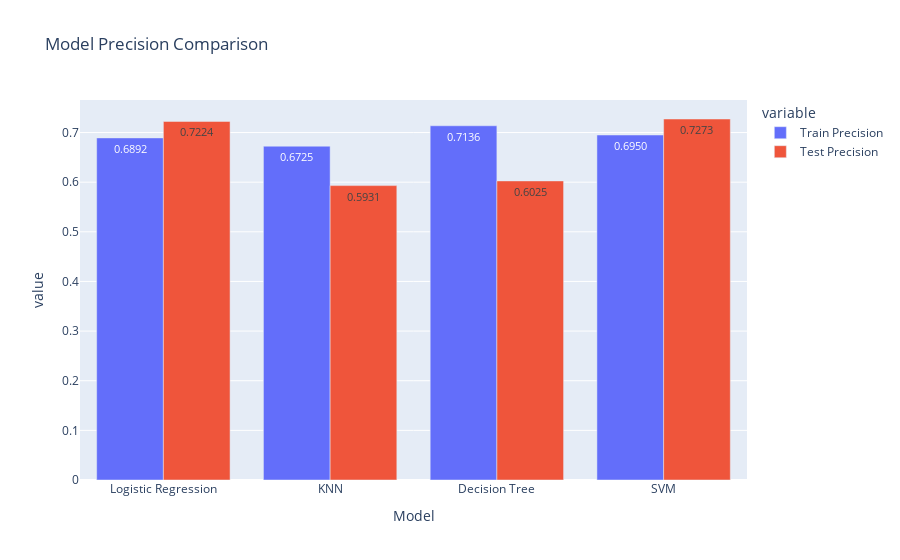

This figure's notebook cell:
### Markdown cell above
* The model achieving highest accuracy for both test and train is Logistic Regression

### Code cell
fig = px.bar(final_results_df, x = 'Model', y =['Train Precision', 'Test Precision'], barmode='group', text_auto='.4f', title = 'Model Precision Comparison')
fig.update_traces(textfont_size=11, textangle=0, cliponaxis=False)
fig.write_image("images/final_precision_comparison.png")
fig.show()

### Figure 1 — Plotly figure (JSON) as saved in the notebook; plotly's stock layout.template omitted (floating-point values rounded to 4 significant figures)
{"data": [{"alignmentgroup": "True", "cliponaxis": false, "hovertemplate": "variable=Train Precision<br>Model=%{x}<br>value=%{y}<extra></extra>", "legendgroup": "Train Precision", "marker": {"color": "#636efa", "pattern": {"shape": ""}}, "name": "Train Precision", "offsetgroup": "Train Precision", "orientation": "v", "showlegend": true, "textangle": 0, "textfont": {"size": 11}, "textposition": "auto", "texttemplate": "%{y:.4f}", "type": "bar", "x": ["Logistic Regression", "KNN", "Decision Tree", "SVM"], "xaxis": "x", "y": [0.6892, 0.6725, 0.7136, 0.695], "yaxis": "y"}, {"alignmentgroup": "True", "cliponaxis": false, "hovertemplate": "variable=Test Precision<br>Model=%{x}<br>value=%{y}<extra></extra>", "legendgroup": "Test Precision", "marker": {"color": "#EF553B", "pattern": {"shape": ""}}, "name": "Test Precision", "offsetgroup": "Test Precision", "orientation": "v", "showlegend": true, "textangle": 0, "textfont": {"size": 11}, "textposition": "auto", "texttemplate": "%{y:.4f}", "type": "bar", "x": ["Logistic Regression", "KNN", "Decision Tree", "SVM"], "xaxis": "x", "y": [0.7224, 0.5931, 0.6025, 0.7273], "yaxis": "y"}], "layout": {"barmode": "group", "legend": {"title": {"text": "variable"}, "tracegroupgap": 0}, "title": {"text": "Model Precision Comparison"}, "xaxis": {"anchor": "y", "domain": [0, 1], "title": {"text": "Model"}}, "yaxis": {"anchor": "x", "domain": [0, 1], "title": {"text": "value"}}}}
